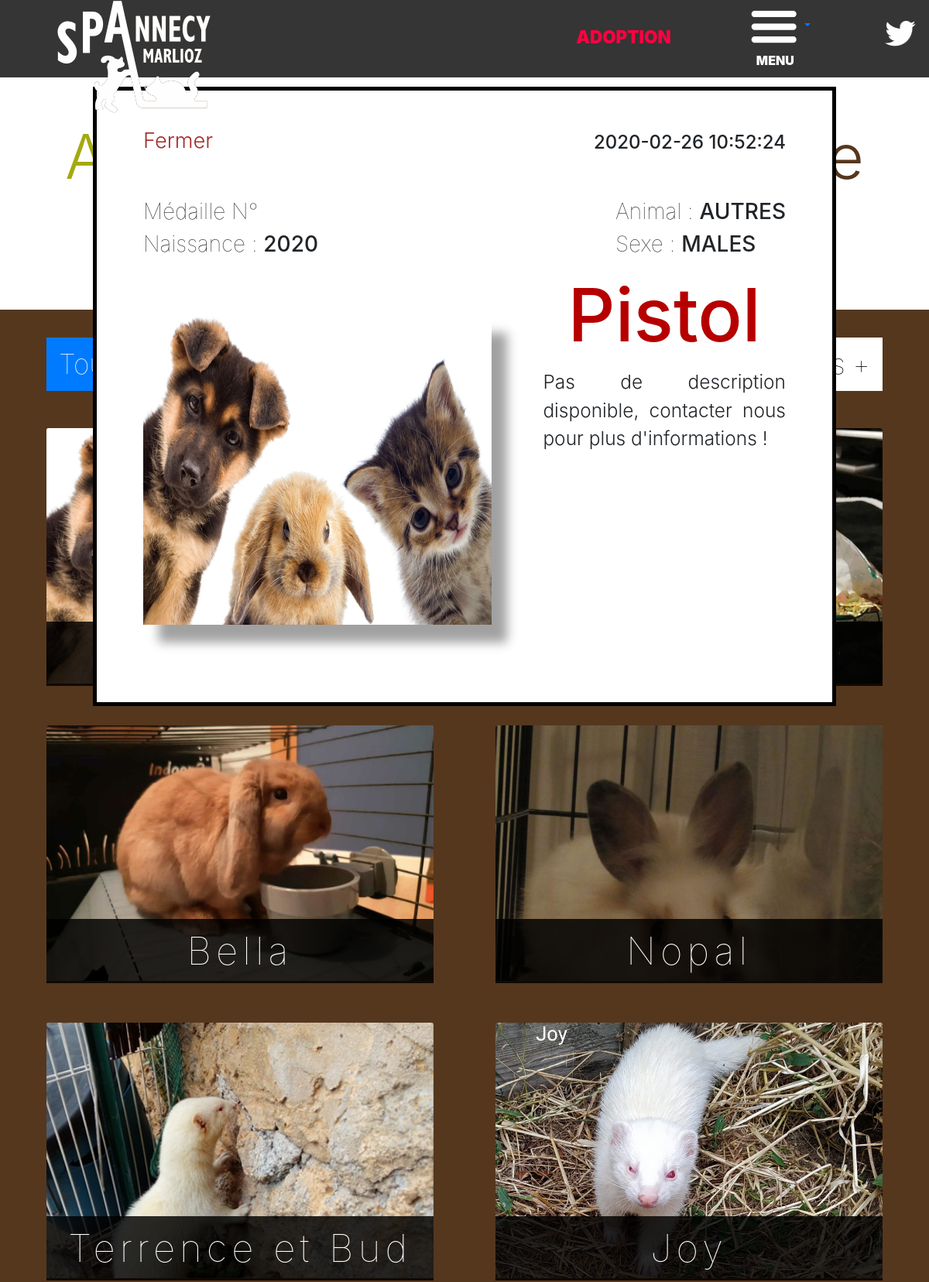
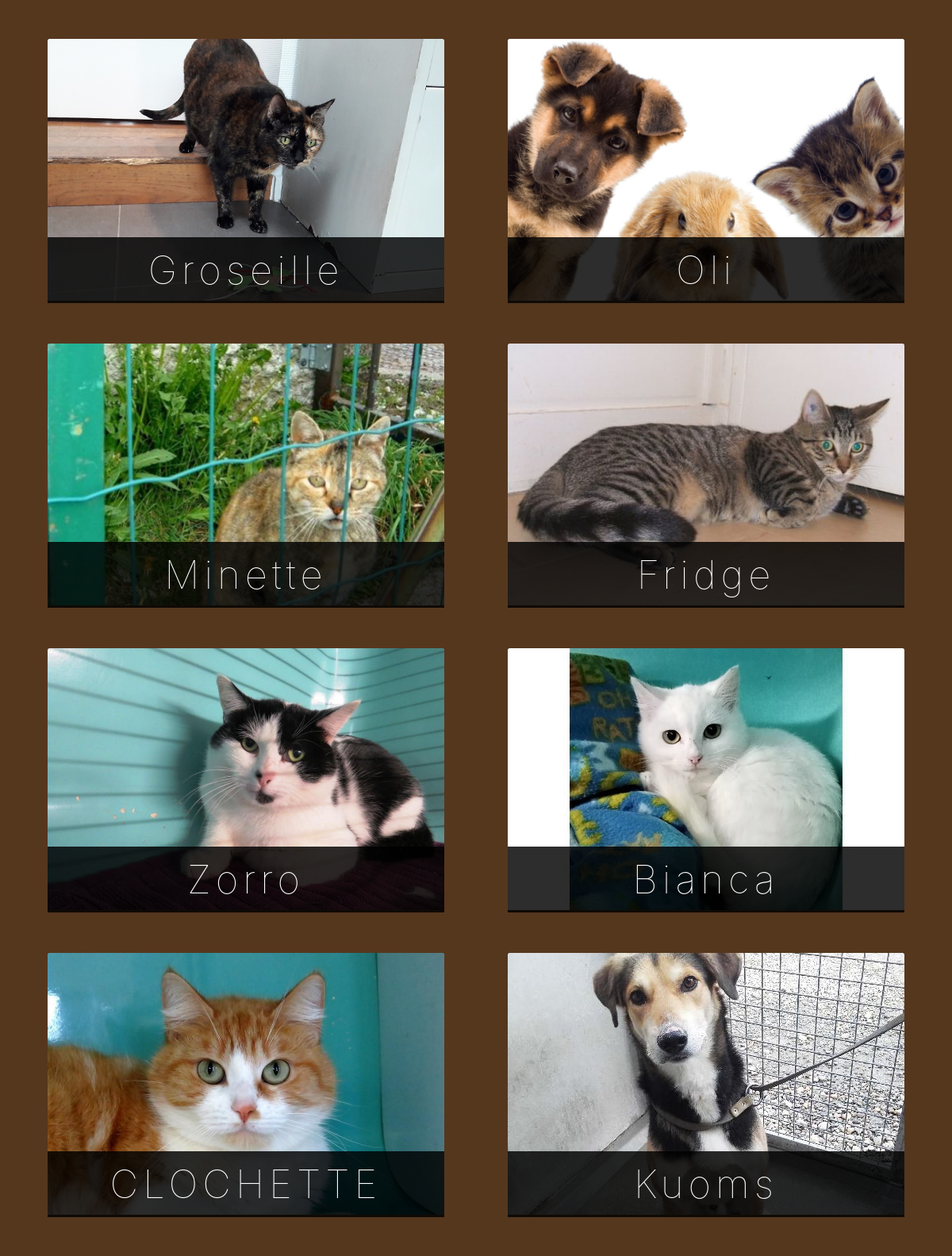
Page /adoption.php?types=Tous&age=Tous&name=Pistol&id=107 (upper part) on the committed database (2 pictures, top to bottom).
### tables this page shows
CREATE TABLE `animals` (
  `id` int(11) NOT NULL,
  `types` text NOT NULL,
  `medaille` text NOT NULL,
  `date` datetime NOT NULL DEFAULT current_timestamp(),
  `sexe` text NOT NULL,
  `birthday` text NOT NULL,
  `description` text NOT NULL,
  `picture` text NOT NULL,
  `name` text NOT NULL
);

### composants/foreach-animal.php (the view)
<?php while($animal = $req->fetch()){
array_push($animals, $animal);
}
foreach(array_reverse($animals) as $animal){?>
    <div class="card">
            <img class="card-img-top" src="<?= $animal['picture'] ?>" alt="animal image">
        <a href="../adoption.php?types=<?= $_GET['types'] ?>&age=<?= $_GET['age'] ?>&name=<?= $animal['name']?>&id=<?= $animal['id']?>">
            <div class="card-img-overlay">
                <div class="filterOpacity">
                    <h4 class="card-title"><?= $animal['name'] ?></h4>
                </div>
            </div>
        </a>
    </div>
<?php } ?>

### adoption.php (shortened to what this page needs)
<?php
    require('database/connection.php');
    if(!empty($_GET['age'])){
        if($_GET['age'] == 1){
            $date = date("Y");
            $birthday = $date - 1;
            $max = $date;
            $unknow = "none";
        }else if($_GET['age'] == 5){
            $date = date("Y");
            $max = $date - 1;
            $birthday = $date - 5;
            $unknow = "none";
        }else if($_GET['age'] == "Tous"){
            $birthday = 1950;
            $max = 2020;
            $unknow = "Inconnue";
        }else if($_GET['age'] == 6){
            $date = date("Y");
            $birthday = 1950;
            $max = $date - 6;
            $unknow = "none";
        }else {
            $date = date("Y");
            $birthday = 1950;
            $max = 2020;
            $unknow = "Inconnue";
        }
    }else {
        $date = date("Y");
        $birthday = 1950;
        $max = 2020;
        $unknow = "Inconnue";
    }
?>
<!DOCTYPE html>
<html lang="fr">
<head>
    <? include('composants/parameters.php'); ?>
    <link rel="stylesheet" href="css/adoption.css">
</head>
<body>
    <header>
        <? include('composants/nav-bar.php'); ?>
    </header>
    <?php if(isset($_GET['name']) && isset($_GET['id'])) {
        $name = htmlspecialchars($_GET['name']);
        $id = htmlspecialchars($_GET['id']);
        $req = $db->prepare('SELECT * FROM animals WHERE name = ? AND id = ?');
        $req->execute(array($name, $id));
        $currAnimal = $req->fetch(); ?>
        <div class="popUp bg-white">
            <div class="row2 align">
                <a href="../adoption.php?types=<?= $_GET['types'] ?>&age=<?= $_GET['age'] ?>">Fermer</a>
                <h4><?= $currAnimal['date'] ?></h4>
            </div>
            <div class="row1">
                <div class="medal">
                    <h3>Médaille N°<span> <?= $currAnimal['medaille'] ?></span></h3>
                    <h3>Naissance : <span><?= $currAnimal['birthday'] ?></span></h3>
                </div>
                <div class="animal-sexe">
                    <h3>Animal : <span><?= $currAnimal['types'] ?></span></h3>
                    <h3>Sexe : <span><?= $currAnimal['sexe'] ?></span></h3>
                </div>
            </div>
            <div class="row3">
                <img id="defaultImage" src="<?= $currAnimal['picture'] ?>" alt="Photo de l'animal">
                <div class="column">
                    <h2> <?= $currAnimal['name'] ?> </h2>
                    <p><?= preg_replace("~[\r\n]+~", '</p><p>', $currAnimal['description'])  ?></p>
                </div>
            </div>
        </div>
    <?php } ?>
    <h1 class="title"><span class="green">Adoption</span> ils n’attendent que vous !</h1>
    <div class="divBrown">
        <div class="categories">
            <ul class="nav nav-pills mb-3" id="pills-tab" role="tablist">
                <li class="nav-item">
                    <a class="nav-link <?= $_GET['types'] == "Tous" ? "active" : "" ?> <?= $_GET['age'] == "" ? "active" : "" ?>" href="../adoption.php?types=Tous&age=<?= $_GET['age'] ?>">Tous</a>
                </li>
                <li class="nav-item">
                    <a class="nav-link <?= $_GET['types'] == "Chien" ? "active" : "" ?>"  href="../adoption.php?types=Chien&age=<?= $_GET['age'] ?>">Chien</a>
                </li>
                <li class="nav-item">
                    <a class="nav-link <?= $_GET['types'] == "Chat" ? "active" : "" ?>"  href="../adoption.php?types=Chat&age=<?= $_GET['age'] ?>">Chat</a>
                </li>
                <li class="nav-item">
                    <a class="nav-link <?= $_GET['types'] == "Autres" ? "active" : "" ?>"  href="../adoption.php?types=Autres&age=<?= $_GET['age'] ?>">Autres</a>
                </li>
            </ul>
            <ul class="nav nav-pills mb-3" id="pills-tab2" role="tablist">
            <li class="nav-item">
                    <a class="nav-link <?= $_GET['age'] == "Tous" ? "active" : "" ?> <?= $_GET['age'] == "" ? "active" : "" ?>" href="../adoption.php?types=<?= $_GET['types'] ?>&age=Tous">Tous</a>
                </li>
                <li class="nav-item">
                    <a class="nav-link <?= $_GET['age'] == "1" ? "active" : "" ?>" href="../adoption.php?types=<?= $_GET['types'] ?>&age=1">< 1 ans</a>
                </li>
                <li class="nav-item">
                    <a class="nav-link <?= $_GET['age'] == "5" ? "active" : "" ?>" href="../adoption.php?types=<?= $_GET['types'] ?>&age=5">1 à 5 ans</a>
                </li>
                <li class="nav-item">
                    <a class="nav-link <?= $_GET['age'] == "6" ? "active" : "" ?>" href="../adoption.php?types=<?= $_GET['types'] ?>&age=6">6 ans +</a>
                </li>
            </ul>
        </div>
        <div class="pets">
            <?php
            if(!empty($_GET['types'])){
                if($_GET['types'] == "Chien"){
                    $types = 'CHIEN';
                    $isTypes = 1;
                }else if($_GET['types'] == "Chat"){
                    $types = 'CHAT' ;
                    $isTypes = 1;
                }else if($_GET['types'] == "Autres"){
                    $types = 'AUTRES' ;
                    $isTypes = 1;
                }else if($_GET['types'] == "Tous"){
                    $req = $db->prepare('SELECT * FROM animals WHERE birthday >= ? AND birthday <= ? OR birthday = ?');
                    $req->execute(array($birthday, $max, $unknow));
                    $animals = array();
                    include('composants/foreach-animal.php');
                }
            }else {
                $isTypes = 0;
                $req = $db->prepare('SELECT * FROM animals WHERE birthday >= ? AND birthday <= ? OR birthday = ?');
                $req->execute(array($birthday, $max, $unknow));
                $animals = array();
                include('composants/foreach-animal.php');
            }
            ?>
        </div>
    </div>
</body>
</html>

### css/default.css (style rules this page uses)
body { margin: 0; padding: 0; font-family: Arial, Helvetica, sans-serif; box-sizing: border-box; }
.title { text-align: center; color: white; margin: 0; padding: 1.5% 0; font-size: 5em; font-weight: 300; letter-spacing: 0.08em; }
.divBrown { background-color: #55371E; }
.green { color: #A4A90E; }

### css/adoption.css (style rules this page uses)
.card a { color: none; text-decoration: none; }
.pets { display: flex; flex-direction: row; justify-content: space-between; flex-wrap: wrap; }
.pets img { object-position: 0 20%; height: 100%; object-fit: cover; }
.pets .card { width: 500px; height: 330px; border: none; margin-top: 3%; margin-bottom: 2%; }
.pets .card-title { text-align: center; letter-spacing: 6px; padding: 2.4% 0; margin-top: 50%; margin-bottom: 0; color: rgb(255, 255, 255); font-size: 1.4em; font-weight: 100; }
.card-img-overlay { padding: 0; }
.filterOpacity { background-color: rgba(0, 0, 0, 0.822); }
.title { margin: 3% 0; color: #55371E; letter-spacing: 0px; }
.divBrown { padding: 3% 5%; }
.divBrown a { color: black; font-size: 2.2em; font-weight: 100; }
.divBrown .nav-pills .nav-link.active { border-radius: 0; }
.categories { display: flex; flex-direction: row; justify-content: space-between; }
.divBrown ul { width: auto; background-color: white; }
.popUp { min-height: 800px; min-width: 70%; padding: 1% 5%; font-size: 1.7em; font-weight: 100; margin: 1% 10%; display: flex; flex-direction: column; z-index: 5; position: absolute; }
.popUp h2 { margin: 3% 0; font-weight: 500; color: #B60000; font-size: 3.5em; text-align: center; }
.popUp h3 { font-weight: 100; }
.popUp h4 { padding-top: 1%; text-align: right; }
.popUp a { text-decoration: none; color: brown; font-weight: 300; }
.popUp span { font-weight: 500; }
.popUp img { min-height: 400px; }
.row1 { display: flex; flex-direction: row; justify-content: space-between; margin-top: 6%; }
.align { margin-top: 4%; }
.row2 { display: flex; flex-direction: row; justify-content: space-between; }
.row3 { display: flex; flex-direction: row; justify-content: space-between; }
.row3 p { font-size: 0.9em; font-weight: 300; margin: 0.5% 0; text-align: justify; }
.row3 p:last-child { margin-bottom: 100px; }
.column { display: flex; flex-direction: column; }
.animal-sexe, .medal { display: flex; flex-direction: column; }
.bg-white { border: 5px solid black; }
.popUp img { margin: 2% 0%; max-height: 600px; max-width: 450px; box-shadow: 20px 23px 13px rgba(0, 0, 0, 0.37); }
#defaultImage { margin: 8% 8% 5% 0; }

### rows in the picture
animals: date "2020-02-26 10:52:24", birthday "2020", types "AUTRES", sexe "MALES", picture (placeholder picture), name "Pistol", description "Pas de description disponible, contacter nous pour plus d'informations !"
animals: picture (picture), name "Bella"
animals: picture (picture), name "Nopal"
animals: picture (picture), name "Terrence et Bud"
animals: picture (picture), name "Joy"
animals: picture (picture), name "Groseille"
animals: picture (placeholder picture), name "Oli"
animals: picture (picture), name "Minette"
animals: picture (picture), name "Fridge"
animals: picture (picture), name "Zorro"
animals: picture (picture), name "Bianca"
animals: picture (picture), name "CLOCHETTE"
animals: picture (picture), name "Kuoms"
